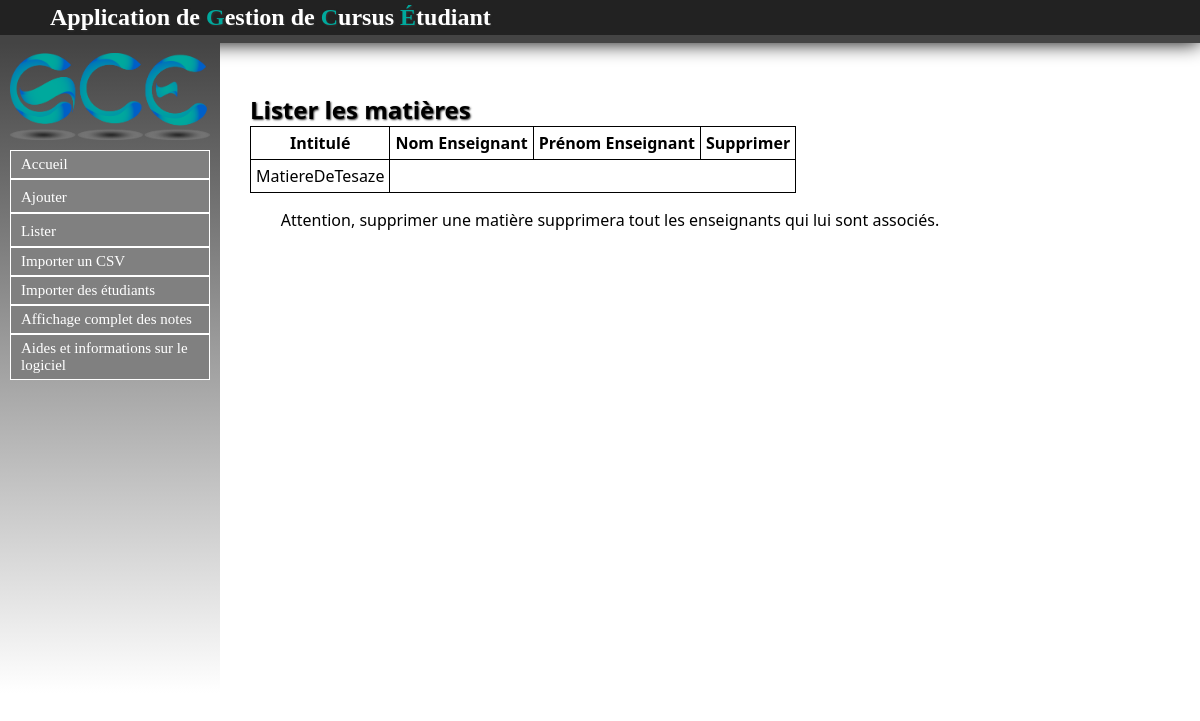
/Matiere/listermatieres, run on an earlier commit of the app's database.
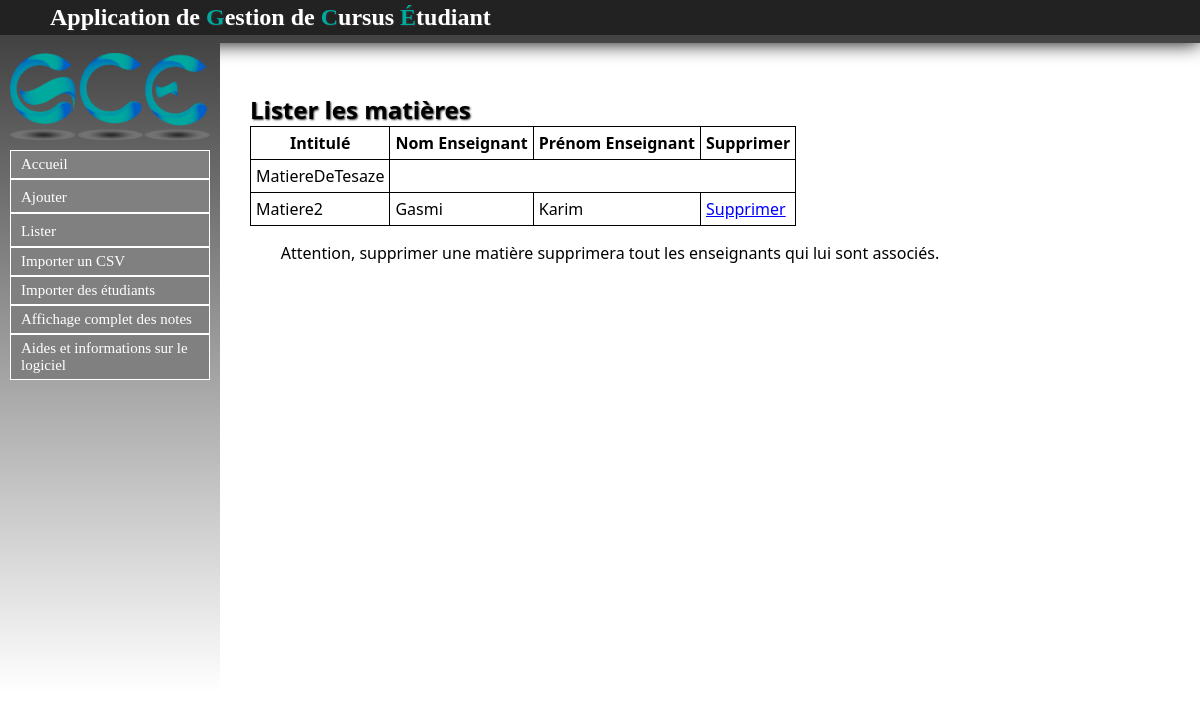
And on a later commit of the database.
### Matiere/models.py (models this page shows, shortened)
class Matiere(models.Model):
	intitule = models.CharField(max_length=30,null=False)
	code = models.CharField(max_length=30,null=False)
	coefficient = models.FloatField(default=1.0)
	ue = models.ForeignKey('UE.ue', null=True)

### Enseignant/models.py (models this page shows, shortened)
class Enseignant(models.Model):
	nom = models.CharField(max_length=30,null=False)
	prenom = models.CharField(max_length=30,null=False)
	matiere = models.ForeignKey(Matiere, null=True)

### Matiere/views.py (the view)
def listermatieres(request):
	matieres = Matiere.objects.all()
	enseignants = Enseignant.objects.all()
	return render(request, 'contenu_html/listermatieres.html', locals())

### Matiere/templates/contenu_html/listermatieres.html (shortened to what this page needs)
{% extends "templates/base.html" %}
{% block content %}
<h1>Lister les matières</h1>
{% if not matieres %}
	<p>Pas de matieres dans la base</p>
{% else %}
	<table >
	<tr>
		<th>Intitulé</th>
		<th>Nom Enseignant</th>
		<th>Prénom Enseignant</th>
		<th>Supprimer</th>
	</tr>
{% endif %}
{% for mat in matieres %}
	<tr>
		<td>{{ mat.intitule }}</td>
		{% for enseignant in enseignants %}
			{% if mat.id == enseignant.matiere.id %}
					<td>{{ enseignant.nom }}</td>
					<td>{{ enseignant.prenom }}</td>
					<td><a href="supprmat/{{ mat.id }}">Supprimer</a></td>
				</tr>
			{% endif %}
		{% endfor %}
{% endfor %}
</table>
<p>Attention, supprimer une matière supprimera tout les enseignants qui lui sont associés.</p>
{% endblock %}

What changed in the data, as far as the page shows it:
added Matiere: intitule "Matiere2"
added Enseignant: nom "Gasmi", prenom "Karim"
